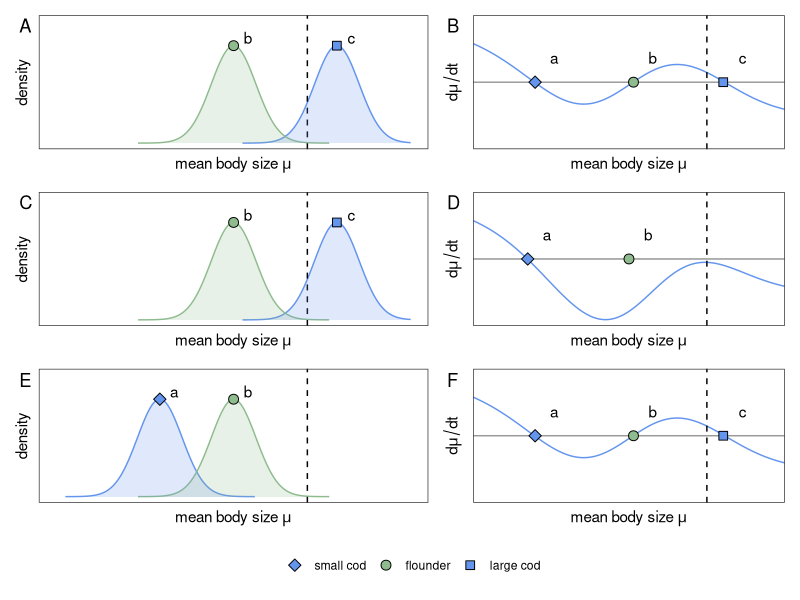
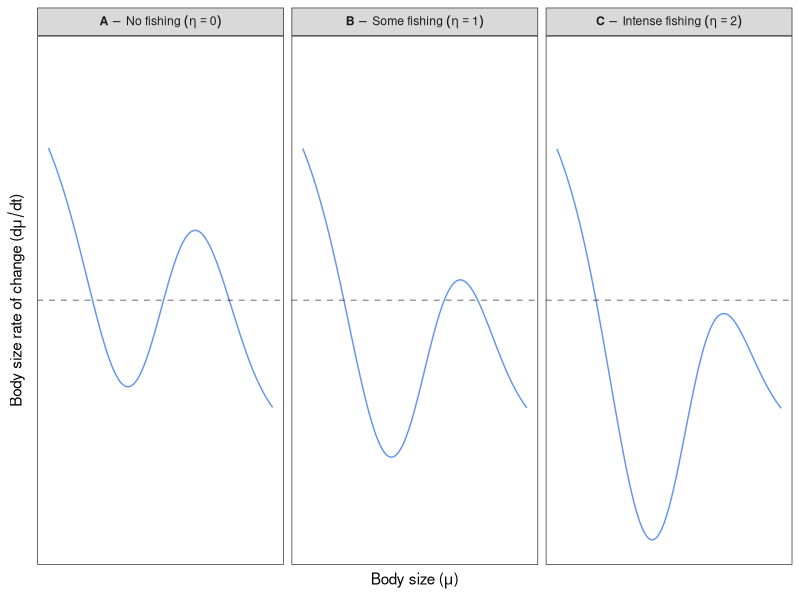

R code for these plots, in order:
## ---- chunk 1
library(tidyverse) # Efficient data manipulation and plotting
library(patchwork) # Joining plots in a grid


# Rate of change of cod body mass, as a function of the body mass m itself
# plus model parameters
dmdt <- function(m, mF = 0, h2 = 0.5, rho = 5, s = 1/2, sF = 1/2, theta = 5,
                 zstar = 1, eta = 0, phi = 0, tau = 1/2, kappa = 2, zeta = 1,
                 nu = 3/2, Fpop = 6, w = 1/3, alpha0 = 1/sqrt(2), alphaI = 1) {
  ((2*rho*s^2 / theta^2) * (zstar - m) -
     eta*s^2 / sqrt(pi*(2*s^2 + tau^2)) * exp(-(m - phi)^2 / (2*s^2 + tau^2)) -
     kappa*s^2 / sqrt(pi*(2*s^2 + nu^2)) * exp(-(m - zeta)^2 / (2*s^2 + nu^2)) -
     s^2*Fpop*alpha0*alphaI*(mF - m) / sqrt(2*pi * (s^2 + 2 * sF^2 + w^2)^3) *
     exp(-(m - mF)^2 / (2 * (s^2 + sF^2 + w^2)))) * h2
}
## ---- chunk 2
# Small table of labels, used in the plot below
body_sizes_before_labels <-
  tibble(body_size = c(0, 1.4),
         density = c(1, 1),
         species = c("flounder", "cod"),
         lab = c("b", "c"))

body_sizes_before <-
  tibble(body_size = seq(-2.4, 2.4, l = 201)) |>
  mutate(flounder = exp(-(body_size)^2 / (2 * 0.55^4)),
         cod = 1 * exp(-(body_size - 1.4)^2 / (2 * 0.55^4))) |> 
  pivot_longer(cols = c(flounder, cod),
               names_to = "species",
               values_to = "density") |>
  mutate(density = if_else(density < 1e-4, NA_real_, density)) |>
  ggplot(aes(x = body_size, y = density, ymin = 0, ymax = density,
             colour = species, fill = species)) +
  geom_line(na.rm = TRUE) +
  geom_vline(xintercept = 1, linetype = "dashed") +
  scale_shape_manual(values = c(22,21)) + 
  geom_ribbon(colour = NA, alpha = 0.2, na.rm = TRUE) +
  scale_colour_manual(values = c("cornflowerblue", "darkseagreen")) +
  scale_fill_manual(values = c("cornflowerblue", "darkseagreen")) +
  scale_y_continuous(limits = c(0,1.25), breaks = c(0, .25, .5, .75, 1)) +
  geom_point(data = body_sizes_before_labels, size = 3, color = "black",
             aes(x = body_size, y = density, shape = species, color = species)) +
  geom_text(data = body_sizes_before_labels, nudge_x = 0.2, nudge_y = 0.08,
            color = "black", aes(x = body_size, y = density, label = lab)) +
  labs(x = expression(paste("mean body size ", mu))) +
  guides(color = "none", fill = "none", shape = "none") +
  theme_bw() +
  theme(panel.grid = element_blank(),
        axis.text = element_blank(),
        axis.ticks = element_blank())
## ---- chunk 3
# Another small table of labels, for the next plot
body_sizes_after_labels <-
  tibble(body_size = c(0, -1),
         density = c(1, 1),
         species = c("flounder", "cod"),
         lab = c("b", "a"))

body_sizes_after <-
  tibble(body_size = seq(-2.4, 2.4, l = 201)) |>
  mutate(flounder = exp(-(body_size)^2 / (2 * 0.55^4)),
         cod = 1 * exp(-(body_size + 1.0)^2 / (2 * 0.55^4))) |>
  pivot_longer(cols = c(flounder, cod),
               names_to = "species",
               values_to = "density") |>
  mutate(density = if_else(density < 1e-4, NA_real_, density)) |>
  ggplot(aes(x = body_size, y = density, ymin = 0, ymax = density,
             colour = species, fill = species)) +
  geom_line(na.rm = TRUE) +
  geom_vline(xintercept = 1, linetype = "dashed") +
  scale_shape_manual(values = c(23,21)) + 
  geom_ribbon(colour = NA, alpha = 0.2, na.rm = TRUE) +
  scale_colour_manual(values = c("cornflowerblue", "darkseagreen")) +
  scale_fill_manual(values = c("cornflowerblue", "darkseagreen")) +
  scale_y_continuous(limits = c(0,1.25), breaks = c(0, .25, .5, .75, 1)) +
  geom_point(data = body_sizes_after_labels, size = 3, color = "black",
             aes(x = body_size, y = density, shape = species, color = species)) +
  geom_text(data = body_sizes_after_labels, nudge_x = 0.2, nudge_y = 0.08,
            color = "black", aes(x = body_size, y = density, label = lab)) +
  labs(x = expression(paste("mean body size ", mu))) +
  guides(color = "none", fill = "none", shape = "none") +
  theme_bw() +
  theme(panel.grid = element_blank(),
        axis.text = element_blank(),
        axis.ticks = element_blank())
## ---- chunk 4
# Small table of labels, for the next plot
equilib_nofish <-
  tibble(x = c(-1.205, 0.058, 1.21),
         y = c(0, 0, 0),
         sh = as_factor(c("small cod","flounder","large cod")),
         lab = c("a", "b", "c"))

bodysize_eqb_nofish <-
  tibble(m = seq(-2.0, 2.0, l = 2001)) |>
  mutate(nofishing = dmdt(m, eta = 0)) |>
  pivot_longer(cols = contains("fishing")) |>
  mutate(name = fct_relevel(name, "nofishing")) |>
  filter(name == "nofishing") |>
  ggplot(aes(x = m, y = value)) +
  geom_line(colour = "cornflowerblue") +
  scale_x_continuous(expand = expansion(0, 0)) +
  geom_hline(yintercept = 0, alpha = 0.4, linetype = "solid") +
  geom_vline(xintercept = 1, alpha = 1, linetype = "dashed") +
  geom_point(data = equilib_nofish, aes(x,y, shape = sh, fill = sh), size  = 3) +
  scale_shape_manual(values = c(23, 21, 22)) +
  scale_color_manual(values = c("cornflowerblue", "darkseagreen", "cornflowerblue")) +
  scale_fill_manual(values = c("cornflowerblue", "darkseagreen", "cornflowerblue")) +
  geom_text(data = equilib_nofish, aes(x, y, label = lab),
            nudge_x = 0.25, nudge_y = 0.08, color = "black") +
  labs(x = expression(paste("mean body size ", mu)),
       y = expression(paste("d", mu/d, "t")),
       shape = NULL,
       fill = NULL) +
  scale_y_continuous(limits = c(-0.2, 0.2)) +
  theme_bw() +
  theme(legend.position = "bottom",
        panel.grid = element_blank(),
        axis.text = element_blank(),
        axis.ticks = element_blank())
## ---- chunk 5
# Small table of labels, for the next plot
equilib_fish <-
  tibble(x = c(-1.3, 0),
         y = c(0, 0),
         sh = as_factor(c(1, 2)),
         lab = c("a", "b"))

bodysize_eqb_fish <-
  tibble(m = seq(-2.0, 2.0, l = 2001)) |>
  mutate(fishing = dmdt(m, eta = 2)) |>
  pivot_longer(cols = contains("fishing")) |>
  mutate(name = fct_relevel(name, "fishing")) |>
  filter(name == "fishing") |> 
  ggplot(aes(x = m, y = value)) +
  geom_line(colour = "cornflowerblue") +
  scale_shape_manual(values = c(23, 21), guide = "none") +
  geom_hline(yintercept = 0, alpha = 0.4, linetype = "solid") +
  geom_vline(xintercept = 1, alpha = 1, linetype = "dashed") +
  scale_x_continuous(expand = expansion(0, 0)) +
  geom_point(data = equilib_fish, aes(x, y, shape = sh),
             size = 3, fill = c("cornflowerblue", "darkseagreen")) +
  geom_text(data = equilib_fish, aes(x, y, label = lab),
            nudge_x = 0.25, nudge_y = 0.08, color = "black") +
  labs(x = expression(paste("mean body size ", mu)),
       y = expression(paste("d", mu/d, "t"))) +
  guides(shape = "none") +
  scale_y_continuous(limits = c(-0.2, 0.2)) +
  theme_bw() +
  theme(panel.grid = element_blank(),
        axis.text = element_blank(),
        axis.ticks = element_blank())
## ---- chunk 6
#| out.width: 80%
#| fig-width: 6.5
#| fig-height: 7.8

show(
  body_sizes_before + bodysize_eqb_nofish +
    body_sizes_before + bodysize_eqb_fish +
    body_sizes_after + bodysize_eqb_nofish +
    plot_layout(widths = c(1, 0.8), heights = c(1, 1, 1), tag_level = "new") +
    plot_annotation(tag_levels = "A") +
    plot_layout(guides = "collect") & theme(legend.position = "bottom") &
    theme(plot.tag.position = c(0.01, 0.98),
          plot.tag = element_text(hjust = 0, vjust = 1))
)
## ---- chunk 7
#| out-width: 90%
#| fig-width: 7.25
#| fig-height: 3

tibble(m = seq(-2.0, 2.0, l = 201)) |> 
  mutate(nofishing = dmdt(m, eta = 0),
         fishing = dmdt(m, eta = 1),
         intfishing = dmdt(m, eta = 2)) |>
  pivot_longer(cols = contains("fishing")) |>
  mutate(name = case_match(
    name,
    "nofishing"  ~ "bold(A)~-~No~fishing~(eta == 0)",
    "fishing"    ~ "bold(B)~-~Some~fishing~(eta == 1)",
    "intfishing" ~ "bold(C)~-~Intense~fishing~(eta == 2)"
  )) |>
  ggplot(aes(x = m, y = value)) +
  geom_line(colour = "cornflowerblue") +
  geom_hline(yintercept = 0, alpha = 0.4, linetype = "dashed") +
  labs(x = expression(paste("Body size (", mu, ")")),
       y = expression(paste("Body size rate of change (d", mu/d, "t)"))) +
  scale_y_continuous(limits = c(-0.2, 0.2)) +
  facet_grid(. ~ name, labeller = label_parsed) +
  theme_bw() +
  theme(panel.grid = element_blank(),
        axis.text = element_blank(),
        axis.ticks = element_blank())
